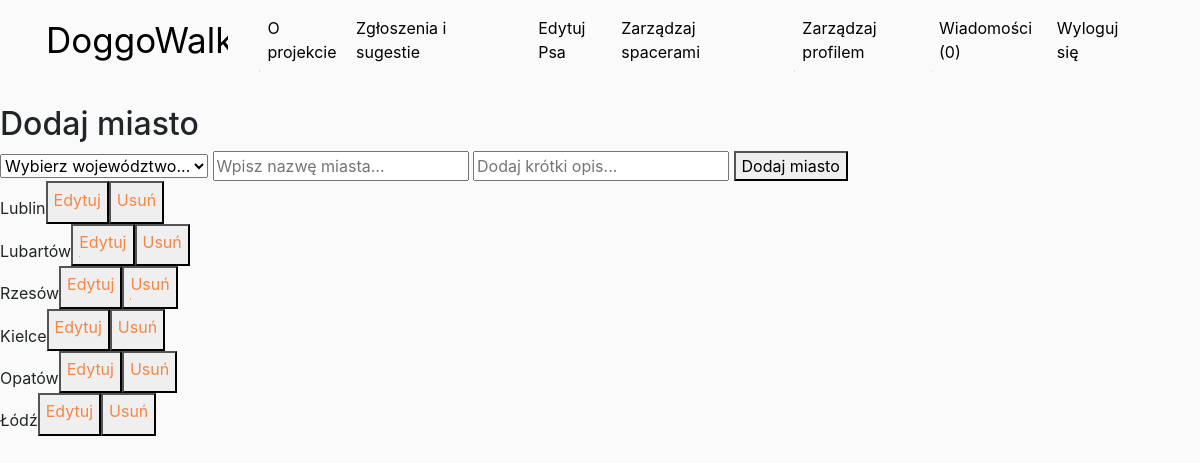
/admin/managecities.php (signed in), run on the app's committed database.
### tables this page shows
CREATE TABLE `city` (
  `id` int(10) NOT NULL,
  `name` varchar(30) NOT NULL,
  `description` varchar(3000) DEFAULT NULL,
  `id_voivodship` int(10) NOT NULL,
  `deleted` tinyint(1) NOT NULL DEFAULT 0
);

### admin/managecities.php (the view, shortened to what this page needs)
<?php require_once '../views/containers/header.php'; ?>
<?php require_once '../views/containers/menu.php'; ?>
<?php
require_once 'includes/dbh.inc.php';
?>
<section class="city-form">
    <h2>
        Dodaj miasto
    </h2>
    <form action="includes/managecities.inc.php" method="post">
        <form method ="POST">
            <select name ='voivodship'>
                <option>Wybierz województwo...</option>
            </select>
        <input type = "text" name="name" placeholder="Wpisz nazwę miasta...">
            <input type = "text" name="description" placeholder="Dodaj krótki opis...">
        <button type = "submit" name ="submit">Dodaj miasto</button>
    </form>
</section>
<?php
$sqli = "SELECT name,deleted FROM city";
$result = mysqli_query($conn, $sqli);
    while ($row = mysqli_fetch_array($result)) {
        if($row['deleted']==0) {
            $curr = $row['name'];
            echo $row['name'] . '<button>' . '<a href ="editcity.php?edit=' . $curr . '">' . ' Edytuj' . '</a>' . '</button>' .
                '<button>' . '<a href ="includes/managecities.inc.php?delete=' . $curr . '">' . ' Usuń ' . '</a>' . '</button>' . '<br>';
        }
}
?>
<?php require_once '../views/containers/footer.php'; ?>

### assets/css/main.css (style rules this page uses)
body { background-color: #fafafa; background-image: url("../img/doggo_walks.jpg"); background-repeat: no-repeat; background-position: bottom right; background-size: 35%; min-height: 100vh; }
a { display: inline-block; position: relative; padding: 0.2em 0; color: #f58646; }
a::after { content: ''; position: absolute; bottom: 0; left: 0; width: 100%; height: 0.1em; background-color: #f58646; opacity: 0; transition: opacity 300ms, transform 300ms; }
a { overflow: hidden; }
a::after { opacity: 1; transform: translate3d(-100%, 0, 0); }

### data on the page
city: name "Lublin"
city: name "Lubartów"
city: name "Rzesów"
city: name "Kielce"
city: name "Opatów"
city: name "Łódź"
